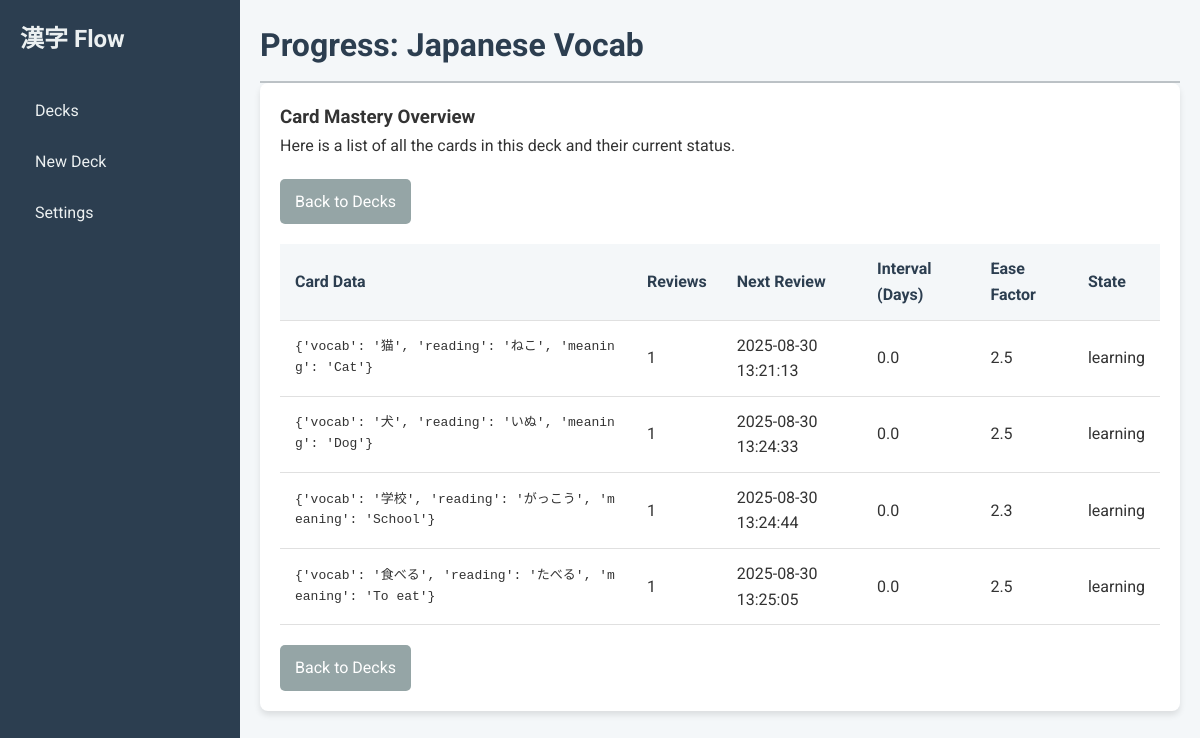
/progress/2, run on the app's committed database.
### tables this page shows
CREATE TABLE decks (
            id INTEGER PRIMARY KEY AUTOINCREMENT,
            name TEXT NOT NULL UNIQUE,
            card_template TEXT NOT NULL,
            card_css TEXT NOT NULL,
            new_cards_per_day INTEGER,
            max_reviews_per_day INTEGER,
            learning_steps TEXT,
            graduating_interval INTEGER
        );

CREATE TABLE cards (
            id INTEGER PRIMARY KEY AUTOINCREMENT,
            deck_id INTEGER NOT NULL,
            data TEXT NOT NULL, -- Storing card data as a JSON string
            next_review_date TEXT,
            interval_days REAL DEFAULT 0.0,
            ease_factor REAL DEFAULT 2.5,
            reviews INTEGER DEFAULT 0,
            last_reviewed_date TEXT,
            state TEXT NOT NULL DEFAULT 'new', -- 'new', 'learning', 'review'
            learning_step INTEGER NOT NULL DEFAULT 0,
            introduction_date TEXT,
            FOREIGN KEY(deck_id) REFERENCES decks(id)
        );

### app/main.py (the view)
@app.get("/progress/{deck_id}", response_class=HTMLResponse)
async def deck_progress(request: Request, deck_id: int, db: sqlite3.Connection = Depends(get_database)):
    deck = crud.get_deck(db, deck_id)
    if not deck:
        return RedirectResponse(url="/decks")
    all_cards = crud.get_all_cards_in_deck(db, deck_id)
    all_cards_sorted = sorted(all_cards, key=lambda c: c.next_review_date)
    return templates.TemplateResponse("progress_deck.html", {"request": request, "deck": deck, "all_cards": all_cards_sorted})

### templates/progress_deck.html
{% extends "base.html" %}
{% block page_title %}Progress: {{ deck.name }}{% endblock %}
{% block content %}
    <div class="card">
        <h3>Card Mastery Overview</h3>
        <p>Here is a list of all the cards in this deck and their current status.</p>
        <a href="/decks" class="btn btn-secondary" style="margin-top: 20px;">Back to Decks</a>
        {% if all_cards %}
            <table class="progress-table">
                <thead>
                    <tr>
                        <th style="width: 40%;">Card Data</th>
                        <th>Reviews</th>
                        <th>Next Review</th>
                        <th>Interval (Days)</th>
                        <th>Ease Factor</th>
                        <th>State</th>
                    </tr>
                </thead>
                <tbody>
                    {% for card in all_cards %}
                        <tr>
                            <td><pre style="white-space: pre-wrap; word-break: break-all; margin: 0; font-family: monospace;">{{ card.data }}</pre></td>
                            <td>{{ card.reviews }}</td>
                            <td>{{ card.next_review_date.strftime('%Y-%m-%d %H:%M:%S') if card.next_review_date else 'N/A' }}</td>
                            <td>{{ card.interval_days|round(1) }}</td>
                            <td>{{ card.ease_factor|round(2) }}</td>
                            <td>{{ card.state }}</td>
                        </tr>
                    {% endfor %}
                </tbody>
            </table>
        {% else %}
            <p>This deck doesn't have any cards yet.</p>
        {% endif %}
        <a href="/decks" class="btn btn-secondary" style="margin-top: 20px;">Back to Decks</a>
    </div>
{% endblock %}

### static/css/style.css (style rules this page uses)
* { box-sizing: border-box; margin: 0; }
body { font-family: 'Roboto', 'Noto Sans JP', sans-serif; background-color: #f4f7f9; color: #333; line-height: 1.6; }
.card { background-color: #ffffff; border-radius: 8px; box-shadow: 0 4px 6px rgba(0, 0, 0, 0.1); padding: 20px; margin-bottom: 20px; }
.btn { padding: 10px 15px; border: none; border-radius: 5px; cursor: pointer; font-size: 1em; text-decoration: none; display: inline-block; margin-right: 10px; }
.btn-secondary { background-color: #95a5a6; color: white; }
.progress-table { width: 100%; border-collapse: collapse; margin-top: 20px; }
.progress-table th, .progress-table td { padding: 12px 15px; text-align: left; border-bottom: 1px solid #e0e0e0; }
.progress-table th { background-color: #f4f7f9; font-weight: 700; color: #2c3e50; }

### data on the page
decks: name "Japanese Vocab"
cards: data "{'vocab': '猫', 'reading': 'ねこ', 'meaning': 'Cat'}", reviews "1", next_review_date "2025-08-30 13:21:13", interval_days "0.0", ease_factor "2.5", state "learning"
cards: data "{'vocab': '犬', 'reading': 'いぬ', 'meaning': 'Dog'}", reviews "1", next_review_date "2025-08-30 13:24:33", interval_days "0.0", ease_factor "2.5", state "learning"
cards: data "{'vocab': '学校', 'reading': 'がっこう', 'meaning': 'School'}", reviews "1", next_review_date "2025-08-30 13:24:44", interval_days "0.0", ease_factor "2.3", state "learning"
cards: data "{'vocab': '食べる', 'reading': 'たべる', 'meaning': 'To eat'}", reviews "1", next_review_date "2025-08-30 13:25:05", interval_days "0.0", ease_factor "2.5", state "learning"
